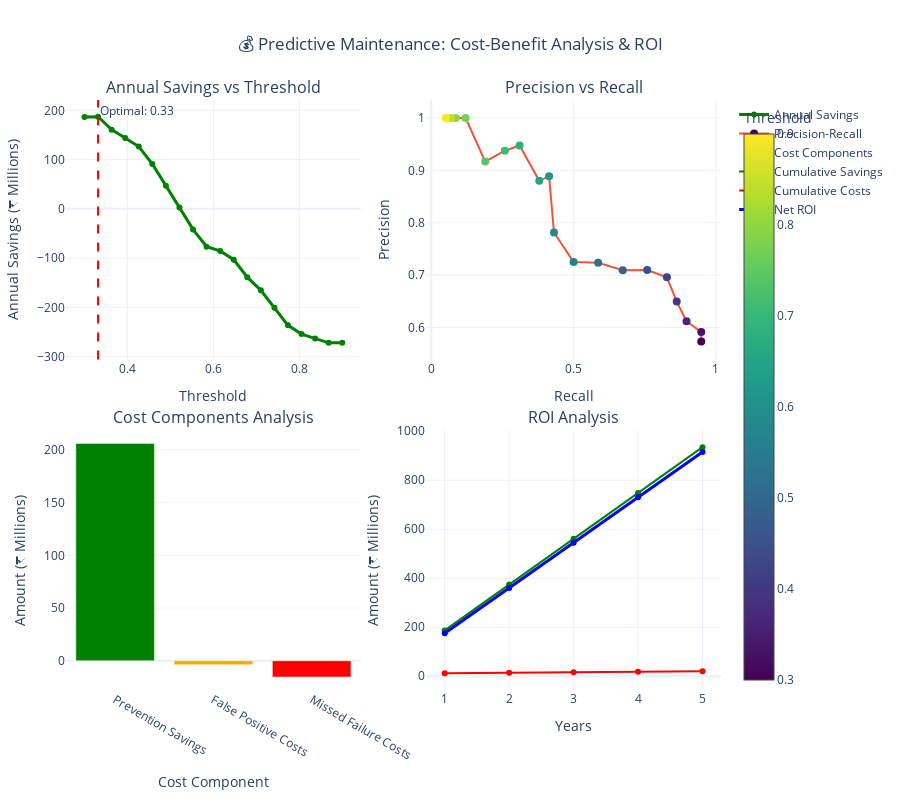

Notebook code for this chart:
### Markdown cell above
## 7. Cost-Benefit Analysis and Business Impact

Calculate the economic impact of implementing the predictive maintenance system and optimize maintenance strategies for maximum cost savings.

### Code cell
# Cost-Benefit Analysis and Business Impact Simulation
print("💰 Calculating business impact and cost savings...")

# Define cost parameters (in INR)
cost_parameters = {
    'catastrophic_failure_cost': 5000000,     # ₹50 Lakh per major failure
    'minor_failure_cost': 1500000,           # ₹15 Lakh per minor failure
    'preventive_maintenance_cost': 200000,    # ₹2 Lakh per preventive maintenance
    'emergency_maintenance_cost': 800000,     # ₹8 Lakh per emergency maintenance
    'false_positive_cost': 100000,           # ₹1 Lakh per unnecessary maintenance
    'downtime_cost_per_hour': 50000,         # ₹50K per hour of downtime
    'system_implementation_cost': 10000000,   # ₹1 Crore one-time implementation
    'annual_operational_cost': 2000000       # ₹20 Lakh annual operation cost
}

def calculate_maintenance_savings(threshold=0.6, time_horizon_days=365):
    """
    Calculate cost savings from predictive maintenance
    
    Parameters:
    - threshold: Risk score threshold for triggering maintenance
    - time_horizon_days: Analysis period in days
    """
    # Get predictions for the analysis period
    latest_data = railway_data.groupby('Train_ID').last().reset_index()
    
    # Simulate predictions
    high_risk_predictions = latest_data['Risk_Score'] > threshold
    actual_failures = latest_data['Failure_in_30_days'] == 1
    
    # Calculate confusion matrix elements
    true_positives = np.sum(high_risk_predictions & actual_failures)
    false_positives = np.sum(high_risk_predictions & ~actual_failures)
    false_negatives = np.sum(~high_risk_predictions & actual_failures)
    true_negatives = np.sum(~high_risk_predictions & ~actual_failures)
    
    # Calculate costs and savings
    
    # Costs avoided by catching failures early
    major_failures_prevented = true_positives * 0.7  # 70% of predicted failures are major
    minor_failures_prevented = true_positives * 0.3  # 30% are minor
    
    savings_from_prevention = (
        major_failures_prevented * cost_parameters['catastrophic_failure_cost'] +
        minor_failures_prevented * cost_parameters['minor_failure_cost'] -
        true_positives * cost_parameters['preventive_maintenance_cost']
    )
    
    # Costs from false positives (unnecessary maintenance)
    false_positive_costs = false_positives * cost_parameters['false_positive_cost']
    
    # Costs from missed failures (false negatives)
    missed_failure_costs = (
        false_negatives * 0.7 * cost_parameters['catastrophic_failure_cost'] +
        false_negatives * 0.3 * cost_parameters['minor_failure_cost'] +
        false_negatives * 24 * cost_parameters['downtime_cost_per_hour']  # 24h downtime
    )
    
    # Net savings
    net_savings = savings_from_prevention - false_positive_costs - missed_failure_costs
    
    # Calculate metrics
    precision = true_positives / (true_positives + false_positives) if (true_positives + false_positives) > 0 else 0
    recall = true_positives / (true_positives + false_negatives) if (true_positives + false_negatives) > 0 else 0
    
    return {
        'threshold': threshold,
        'true_positives': true_positives,
        'false_positives': false_positives,
        'false_negatives': false_negatives,
        'true_negatives': true_negatives,
        'precision': precision,
        'recall': recall,
        'savings_from_prevention': savings_from_prevention,
        'false_positive_costs': false_positive_costs,
        'missed_failure_costs': missed_failure_costs,
        'net_savings': net_savings,
        'annual_net_savings': net_savings * (365 / time_horizon_days)
    }

# Threshold optimization
print("🎯 Optimizing maintenance threshold for maximum savings...")

thresholds = np.linspace(0.3, 0.9, 20)
optimization_results = []

for threshold in thresholds:
    result = calculate_maintenance_savings(threshold)
    optimization_results.append(result)

# Convert to DataFrame for analysis
optimization_df = pd.DataFrame(optimization_results)

# Find optimal threshold
optimal_idx = optimization_df['annual_net_savings'].idxmax()
optimal_threshold = optimization_df.loc[optimal_idx, 'threshold']
max_annual_savings = optimization_df.loc[optimal_idx, 'annual_net_savings']

print(f"✅ Optimal threshold: {optimal_threshold:.2f}")
print(f"💰 Maximum annual savings: ₹{max_annual_savings:,.0f}")

# Visualization of optimization results
fig = make_subplots(
    rows=2, cols=2,
    subplot_titles=[
        'Annual Savings vs Threshold', 'Precision vs Recall',
        'Cost Components Analysis', 'ROI Analysis'
    ],
    vertical_spacing=0.12,
    horizontal_spacing=0.10
)

# 1. Savings vs Threshold
fig.add_trace(
    go.Scatter(
        x=optimization_df['threshold'],
        y=optimization_df['annual_net_savings'] / 1000000,  # Convert to millions
        mode='lines+markers',
        name='Annual Savings',
        line=dict(color='green', width=3)
    ),
    row=1, col=1
)

fig.add_vline(
    x=optimal_threshold,
    line_dash="dash",
    line_color="red",
    annotation_text=f"Optimal: {optimal_threshold:.2f}",
    row=1, col=1
)

# 2. Precision vs Recall
fig.add_trace(
    go.Scatter(
        x=optimization_df['recall'],
        y=optimization_df['precision'],
        mode='markers+lines',
        name='Precision-Recall',
        marker=dict(
            size=8,
            color=optimization_df['threshold'],
            colorscale='Viridis',
            showscale=True,
            colorbar=dict(title="Threshold")
        )
    ),
    row=1, col=2
)

# 3. Cost Components
optimal_result = optimization_df.loc[optimal_idx]
cost_components = ['Prevention Savings', 'False Positive Costs', 'Missed Failure Costs']
cost_values = [
    optimal_result['savings_from_prevention'] / 1000000,
    -optimal_result['false_positive_costs'] / 1000000,
    -optimal_result['missed_failure_costs'] / 1000000
]

fig.add_trace(
    go.Bar(
        x=cost_components,
        y=cost_values,
        name='Cost Components',
        marker_color=['green', 'orange', 'red']
    ),
    row=2, col=1
)

# 4. ROI Analysis over years
years = np.arange(1, 6)
implementation_cost = cost_parameters['system_implementation_cost']
annual_operational_cost = cost_parameters['annual_operational_cost']
annual_savings = max_annual_savings

cumulative_costs = implementation_cost + annual_operational_cost * years
cumulative_savings = annual_savings * years
net_roi = cumulative_savings - cumulative_costs

fig.add_trace(
    go.Scatter(
        x=years,
        y=cumulative_savings / 1000000,
        mode='lines+markers',
        name='Cumulative Savings',
        line=dict(color='green', width=2)
    ),
    row=2, col=2
)

fig.add_trace(
    go.Scatter(
        x=years,
        y=cumulative_costs / 1000000,
        mode='lines+markers',
        name='Cumulative Costs',
        line=dict(color='red', width=2)
    ),
    row=2, col=2
)

fig.add_trace(
    go.Scatter(
        x=years,
        y=net_roi / 1000000,
        mode='lines+markers',
        name='Net ROI',
        line=dict(color='blue', width=3)
    ),
    row=2, col=2
)

# Update layout
fig.update_layout(
    height=800,
    title_text="💰 Predictive Maintenance: Cost-Benefit Analysis & ROI",
    title_x=0.5,
    showlegend=True,
    template="plotly_white",
    margin=dict(l=60, r=60, t=100, b=60)
)

# Update axis labels
fig.update_xaxes(title_text="Threshold", row=1, col=1)
fig.update_yaxes(title_text="Annual Savings (₹ Millions)", row=1, col=1)

fig.update_xaxes(title_text="Recall", row=1, col=2)
fig.update_yaxes(title_text="Precision", row=1, col=2)

fig.update_xaxes(title_text="Cost Component", row=2, col=1)
fig.update_yaxes(title_text="Amount (₹ Millions)", row=2, col=1)

fig.update_xaxes(title_text="Years", row=2, col=2)
fig.update_yaxes(title_text="Amount (₹ Millions)", row=2, col=2)

fig.show()

# Business Impact Summary
print("\n📊 BUSINESS IMPACT SUMMARY")
print("=" * 50)

payback_period = implementation_cost / (annual_savings - annual_operational_cost)

print(f"💡 Optimal Operating Parameters:")
print(f"   • Risk threshold: {optimal_threshold:.2f}")
print(f"   • Precision: {optimal_result['precision']:.1%}")
print(f"   • Recall: {optimal_result['recall']:.1%}")

print(f"\n💰 Financial Impact (Annual):")
print(f"   • Total savings from prevented failures: ₹{optimal_result['savings_from_prevention']:,.0f}")
print(f"   • Costs from false positives: ₹{optimal_result['false_positive_costs']:,.0f}")
print(f"   • Costs from missed failures: ₹{optimal_result['missed_failure_costs']:,.0f}")
print(f"   • NET ANNUAL SAVINGS: ₹{max_annual_savings:,.0f}")

print(f"\n📈 Return on Investment:")
print(f"   • Implementation cost: ₹{implementation_cost:,.0f}")
print(f"   • Annual operational cost: ₹{annual_operational_cost:,.0f}")
print(f"   • Payback period: {payback_period:.1f} years")
print(f"   • 5-year ROI: {(net_roi[-1] / implementation_cost * 100):.0f}%")

print(f"\n🎯 Operational Impact:")
print(f"   • Failures prevented annually: {optimal_result['true_positives']}")
print(f"   • Unnecessary maintenance events: {optimal_result['false_positives']}")
print(f"   • Missed critical failures: {optimal_result['false_negatives']}")

# Fleet-wide annual projections
total_trains = railway_data['Train_ID'].nunique()
annual_savings_per_100_trains = max_annual_savings * (100 / total_trains)

print(f"\n🚂 Fleet-wide Projections:")
print(f"   • Current fleet size: {total_trains} trains")
print(f"   • Projected savings per 100 trains: ₹{annual_savings_per_100_trains:,.0f} annually")
print(f"   • Estimated savings for 10,000 train fleet: ₹{annual_savings_per_100_trains * 100:,.0f} annually")

print("\n✅ Cost-benefit analysis completed!")

### Figure 1 — Plotly figure (JSON) as saved in the notebook; plotly's stock layout.template omitted (floating-point values rounded to 4 significant figures)
{"data": [{"line": {"color": "green", "width": 3}, "mode": "lines+markers", "name": "Annual Savings", "type": "scatter", "x": [0.3, 0.3316, 0.3632, 0.3947, 0.4263, 0.4579, 0.4895, 0.5211, 0.5526, 0.5842, 0.6158, 0.6474, 0.6789, 0.7105, 0.7421, 0.7737, 0.8053, 0.8368, 0.8684, 0.9], "xaxis": "x", "y": [186.7, 187.0, 160.8, 143.6, 126.4, 91.1, 46.8, 2.6, -41.7, -76.9, -85.4, -103.2, -138.6, -165.3, -200.9, -236.4, -254.2, -263.1, -272.0, -272.0], "yaxis": "y"}, {"marker": {"color": [0.3, 0.3316, 0.3632, 0.3947, 0.4263, 0.4579, 0.4895, 0.5211, 0.5526, 0.5842, 0.6158, 0.6474, 0.6789, 0.7105, 0.7421, 0.7737, 0.8053, 0.8368, 0.8684, 0.9], "colorbar": {"title": {"text": "Threshold"}}, "colorscale": [[0, "#440154"], [0.1111, "#482878"], [0.2222, "#3e4989"], [0.3333, "#31688e"], [0.4444, "#26828e"], [0.5556, "#1f9e89"], [0.6667, "#35b779"], [0.7778, "#6ece58"], [0.8889, "#b5de2b"], [1, "#fde725"]], "showscale": true, "size": 8}, "mode": "markers+lines", "name": "Precision-Recall", "type": "scatter", "x": [0.9483, 0.9483, 0.8966, 0.8621, 0.8276, 0.7586, 0.6724, 0.5862, 0.5, 0.431, 0.4138, 0.3793, 0.3103, 0.2586, 0.1897, 0.1207, 0.08621, 0.06897, 0.05172, 0.05172], "xaxis": "x2", "y": [0.5729, 0.5914, 0.6118, 0.6494, 0.6957, 0.7097, 0.7091, 0.7234, 0.725, 0.7812, 0.8889, 0.88, 0.9474, 0.9375, 0.9167, 1.0, 1.0, 1.0, 1.0, 1.0], "yaxis": "y2"}, {"marker": {"color": ["green", "orange", "red"]}, "name": "Cost Components", "type": "bar", "x": ["Prevention Savings", "False Positive Costs", "Missed Failure Costs"], "xaxis": "x3", "y": [206.2, -3.8, -15.45], "yaxis": "y3"}, {"line": {"color": "green", "width": 2}, "mode": "lines+markers", "name": "Cumulative Savings", "type": "scatter", "x": [1, 2, 3, 4, 5], "xaxis": "x4", "y": [187.0, 374.0, 561.0, 748.0, 935.0], "yaxis": "y4"}, {"line": {"color": "red", "width": 2}, "mode": "lines+markers", "name": "Cumulative Costs", "type": "scatter", "x": [1, 2, 3, 4, 5], "xaxis": "x4", "y": [12.0, 14.0, 16.0, 18.0, 20.0], "yaxis": "y4"}, {"line": {"color": "blue", "width": 3}, "mode": "lines+markers", "name": "Net ROI", "type": "scatter", "x": [1, 2, 3, 4, 5], "xaxis": "x4", "y": [175.0, 360.0, 545.0, 730.0, 915.0], "yaxis": "y4"}], "layout": {"annotations": [{"font": {"size": 16}, "showarrow": false, "text": "Annual Savings vs Threshold", "x": 0.225, "xanchor": "center", "xref": "paper", "y": 1, "yanchor": "bottom", "yref": "paper"}, {"font": {"size": 16}, "showarrow": false, "text": "Precision vs Recall", "x": 0.775, "xanchor": "center", "xref": "paper", "y": 1, "yanchor": "bottom", "yref": "paper"}, {"font": {"size": 16}, "showarrow": false, "text": "Cost Components Analysis", "x": 0.225, "xanchor": "center", "xref": "paper", "y": 0.44, "yanchor": "bottom", "yref": "paper"}, {"font": {"size": 16}, "showarrow": false, "text": "ROI Analysis", "x": 0.775, "xanchor": "center", "xref": "paper", "y": 0.44, "yanchor": "bottom", "yref": "paper"}, {"showarrow": false, "text": "Optimal: 0.33", "x": 0.3316, "xanchor": "left", "xref": "x", "y": 1, "yanchor": "top", "yref": "y domain"}], "height": 800, "margin": {"b": 60, "l": 60, "r": 60, "t": 100}, "shapes": [{"line": {"color": "red", "dash": "dash"}, "type": "line", "x0": 0.3316, "x1": 0.3316, "xref": "x", "y0": 0, "y1": 1, "yref": "y domain"}], "showlegend": true, "title": {"text": "💰 Predictive Maintenance: Cost-Benefit Analysis & ROI", "x": 0.5}, "xaxis": {"anchor": "y", "domain": [0, 0.45], "title": {"text": "Threshold"}}, "xaxis2": {"anchor": "y2", "domain": [0.55, 1], "title": {"text": "Recall"}}, "xaxis3": {"anchor": "y3", "domain": [0, 0.45], "title": {"text": "Cost Component"}}, "xaxis4": {"anchor": "y4", "domain": [0.55, 1], "title": {"text": "Years"}}, "yaxis": {"anchor": "x", "domain": [0.56, 1], "title": {"text": "Annual Savings (₹ Millions)"}}, "yaxis2": {"anchor": "x2", "domain": [0.56, 1], "title": {"text": "Precision"}}, "yaxis3": {"anchor": "x3", "domain": [0, 0.44], "title": {"text": "Amount (₹ Millions)"}}, "yaxis4": {"anchor": "x4", "domain": [0, 0.44], "title": {"text": "Amount (₹ Millions)"}}}}
